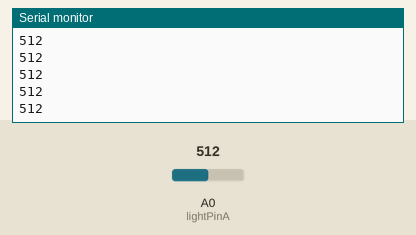
A sketch run on a simulated Arduino Uno, built with avr-gcc and run on an emulated ATmega328P. Shown: the last lines printed to the serial monitor. The test bench sets the inputs (shaded band); at power-on: A0 (lightPinA) = 512.

Above: at 1.2 s.
1.3 s: A0 (lightPinA) set to 716
At 1.9 s:
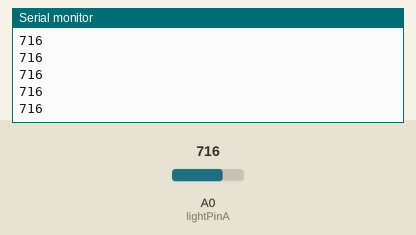
2.8 s: A0 (lightPinA) set to 900
At 3.5 s:
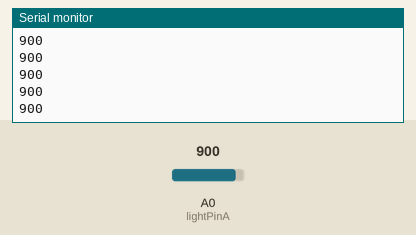
Timing chart, 0 to 5.8 s (numbered marks = the images above; inputs shaded):
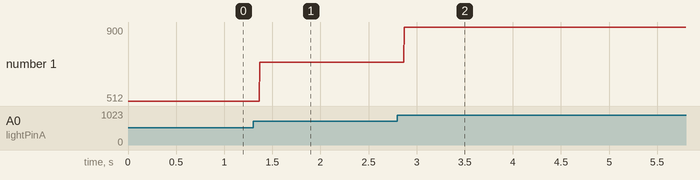

Measured:
- after the input at 1.3 s, the serial monitor: prints a new line after 0.07 s (image 1)
- after the input at 2.8 s, the serial monitor: prints a new line after 0.07 s (image 2)
- plotted number 1: 512 → 716 after the input at 1.3 s, 716 → 900 after the input at 2.8 s

The sketch:

Transmitter.ino
```cpp
int lightPinA=0;
int lightPinB=1;
int lightPinC=2;
int IRpin=3;

int CLKLED=11;
int FLIPVALUE=8;
char bencode[1000];
String prebencode;
void setup() {
  Serial.begin(9600);
  prebencode = Serial.read();


}

void loop() {

  Serial.println(analogRead(lightPinA));


}
```
